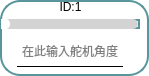
       <widget class="QFrame" name="frame">
        <property name="enabled">
         <bool>true</bool>
        </property>
        <property name="layoutDirection">
         <enum>Qt::RightToLeft</enum>
        </property>
        <property name="styleSheet">
         <string notr="true">* {
  background: white; /* 背景改为白色 */
  border: 2px solid #59969b; /* 使用与滑块一致的颜色 */
  border-radius: 20px;
}

</string>
        </property>
        <property name="frameShape">
         <enum>QFrame::StyledPanel</enum>
        </property>
        <property name="frameShadow">
         <enum>QFrame::Raised</enum>
        </property>
        <widget class="QSlider" name="Slider_Servo1">
         <property name="geometry">
          <rect>
           <x>1</x>
           <y>19</y>
           <width>139</width>
           <height>10</height>
          </rect>
         </property>
         <property name="maximumSize">
          <size>
           <width>16777215</width>
           <height>10</height>
          </size>
         </property>
         <property name="layoutDirection">
          <enum>Qt::LeftToRight</enum>
         </property>
         <property name="styleSheet">
          <string notr="true">QSlider::groove:horizontal {
    border: none;
    height: 10px;
    background-color: lightgray;
    border-radius: 5px;
}

QSlider::handle:horizontal {
    width: 12px; /* 增大滑块的宽度 */
    margin: -1px 0px -1px -5px;
    border-radius: 6px; /* 也可以调整圆角半径以匹配滑块的大小 */
    background-color: white;
}

QSlider::sub-page:horizontal {
    background-color: qlineargradient(x1:0, y1:0, x2:1, y2:1, stop:0 #59969b, stop:1 #04e7fa);
    border-radius: 5px;
}
</string>
         </property>
         <property name="minimum">
          <number>0</number>
         </property>
         <property name="maximum">
          <number>240</number>
         </property>
         <property name="orientation">
          <enum>Qt::Horizontal</enum>
         </property>
         <property name="invertedAppearance">
          <bool>false</bool>
         </property>
         <property name="tickPosition">
          <enum>QSlider::NoTicks</enum>
         </property>
         <property name="tickInterval">
          <number>1</number>
         </property>
        </widget>
        <widget class="QLineEdit" name="lineEdit_servo1">
         <property name="enabled">
          <bool>true</bool>
         </property>
         <property name="geometry">
          <rect>
           <x>17</x>
           <y>36</y>
           <width>106</width>
           <height>31</height>
          </rect>
         </property>
         <property name="maximumSize">
          <size>
           <width>120</width>
           <height>16777215</height>
          </size>
         </property>
         <property name="layoutDirection">
          <enum>Qt::LeftToRight</enum>
         </property>
         <property name="styleSheet">
          <string notr="true">QLineEdit {
            border-top: none;
            border-left: none;
            border-right: none;
            border-bottom: 1px solid black;
            background-color: transparent;
        }
        
        QLineEdit:focus {
            border-bottom: 1px solid #2a70f4;
        }</string>
         </property>
         <property name="text">
          <string/>
         </property>
         <property name="alignment">
          <set>Qt::AlignCenter</set>
         </property>
         <property name="placeholderText">
          <string>在此输入舵机角度</string>
         </property>
        </widget>
        <widget class="QLabel" name="label_id1">
         <property name="geometry">
          <rect>
           <x>1</x>
           <y>2</y>
           <width>139</width>
           <height>10</height>
          </rect>
         </property>
         <property name="minimumSize">
          <size>
           <width>0</width>
           <height>10</height>
          </size>
         </property>
         <property name="maximumSize">
          <size>
           <width>16777215</width>
           <height>10</height>
          </size>
         </property>
         <property name="styleSheet">
          <string notr="true">QLabel{border: none; /* 去掉控件的边框 */}
QLabel{background: none; /* 去掉控件的边框 */}</string>
         </property>
         <property name="text">
          <string>ID:1</string>
         </property>
         <property name="alignment">
          <set>Qt::AlignCenter</set>
         </property>
        </widget>
       </widget>
